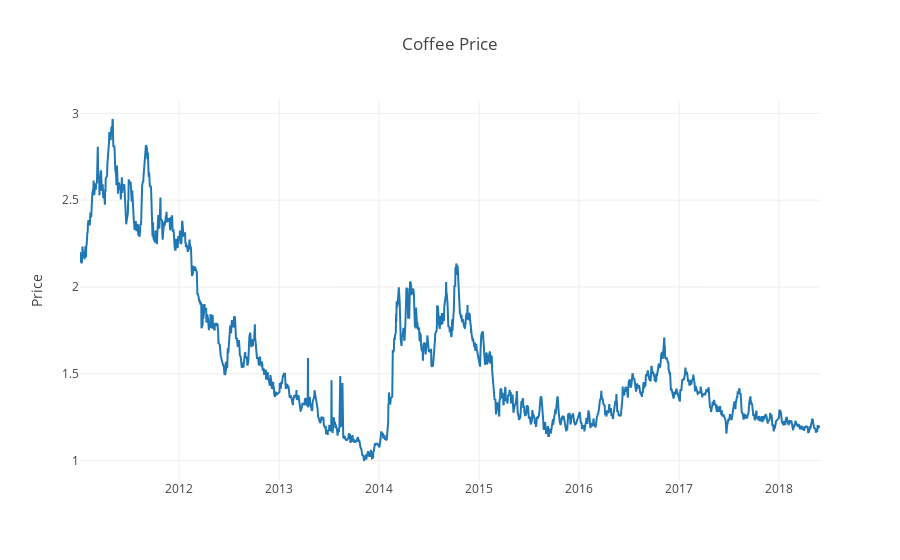

The code cell stored with this chart in its notebook:
### Markdown cell above
## Plot data

### Code cell
df = coffee_raw
da.plotscatter(df=df, name='Coffee', title='Coffee Price')

### Figure 1 — Plotly figure (JSON) as saved in the notebook; plotly's stock layout.template omitted (floating-point values rounded to 4 significant figures; data arrays with more than 128 entries replaced by an {"elided": "..."} marker saying what was removed)
{"data": [{"name": "Close", "type": "scatter", "x": {"elided": "1833 str values"}, "y": {"elided": "1833 float values"}}], "layout": {"legend": {"orientation": "h"}, "title": "Coffee Price", "yaxis": {"title": "Price"}}}
